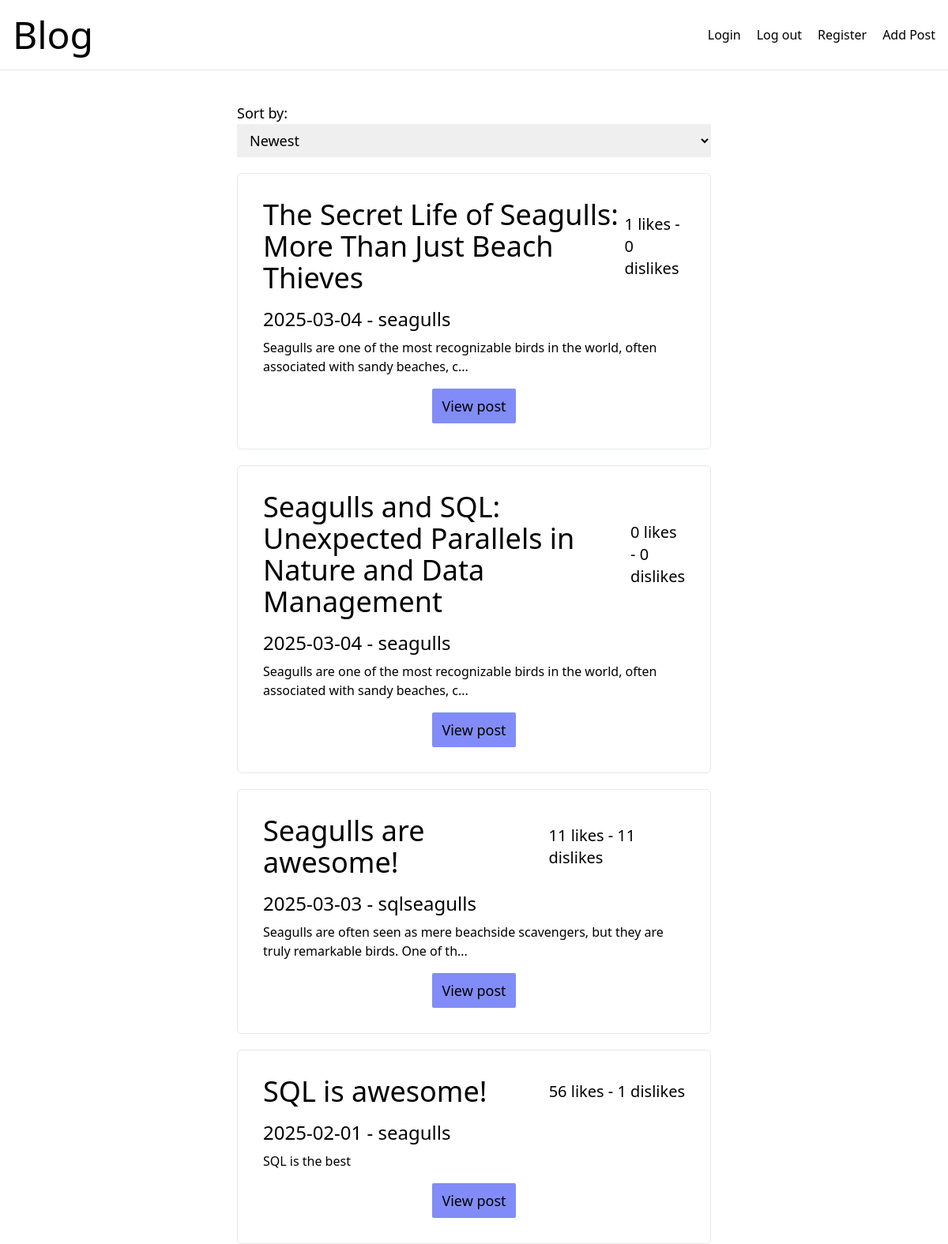
The app's page /, older data.
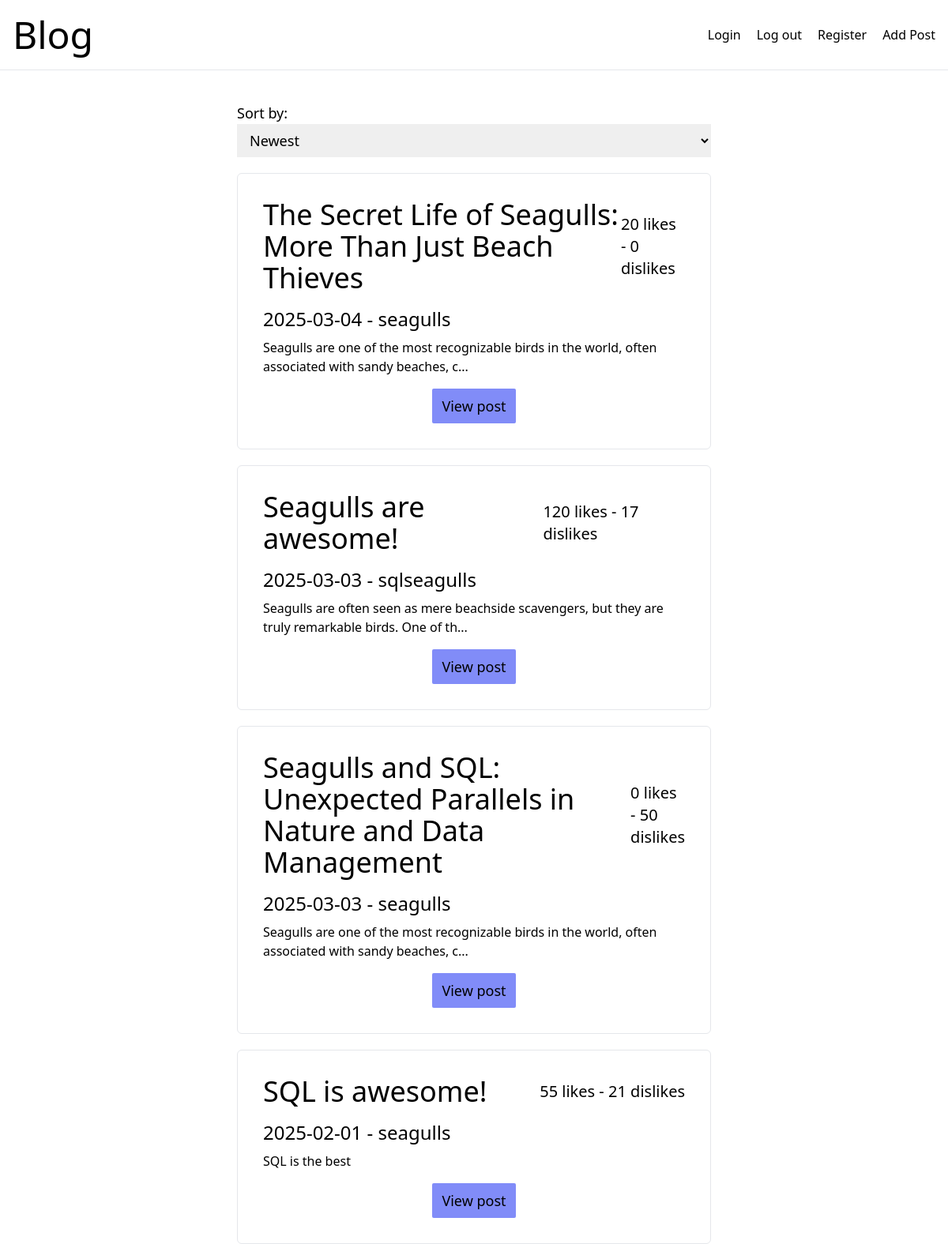
The same page, newer data.
### tables this page shows
CREATE TABLE `posts` (
  `id` int(11) unsigned NOT NULL AUTO_INCREMENT,
  `title` varchar(255) NOT NULL,
  `username_id` varchar(255) NOT NULL,
  `content` text DEFAULT NULL,
  `date_posted` date NOT NULL,
  `category_id` int(11) DEFAULT NULL,
  `likes` int(11) NOT NULL DEFAULT 0,
  `dislikes` int(11) NOT NULL DEFAULT 0,
  `time_posted` time NOT NULL,
  PRIMARY KEY (`id`)
);

CREATE TABLE `users` (
  `id` int(11) unsigned NOT NULL AUTO_INCREMENT,
  `username` varchar(255) NOT NULL,
  `password` char(60) NOT NULL,
  `email` varchar(255) NOT NULL,
  PRIMARY KEY (`id`)
);

### src/models/PostsModel.php (called while the page is built, shortened)
<?php
class PostsModel
{
    public PDO $db;
    public function __construct(PDO $db)
    {
        $this->db = $db;
    }
    public function getAll(string $postOrder): array
    {
        $order_by = "";
        if ($postOrder == 'newest'){
            $order_by = 'ORDER BY `date_posted` DESC';
        } elseif ($postOrder == 'oldest') {
            $order_by = 'ORDER BY `date_posted` ASC';
        } elseif ($postOrder == 'most_liked') {
            $order_by = 'ORDER BY `likes` DESC';
        } elseif ($postOrder == 'most_disliked') {
            $order_by = 'ORDER BY `dislikes` DESC';
        }
        $query = $this->db->prepare(
            "SELECT `posts`.`title`,
                        `posts`.`id`,
                        `posts`.`content`,
                        `posts`.`date_posted` ,
                        `posts`.`time_posted`,
                        `users`.`username`,
                        `posts`.`likes`,
                        `posts`.`dislikes`
                FROM `posts`
                JOIN `users` ON `users` . `id` = `posts` . `username_id`
                $order_by;");
        $query->setFetchMode(PDO::FETCH_CLASS, PostEntity::class);
        $query->execute();
        return $query->fetchAll();
    }
}

### src/services/PostDisplayService.php (the view, shortened to what this page needs)
<?php
class PostDisplayService
{
    static public function displayAllPosts(array $posts): string
    {
            $output = '';
            foreach ($posts as $post) {
                if (strlen($post->content) > 100){
                    $content = substr($post->content, 0,100);
                    $content .= '...';
                } else {
                    $content = $post->content;
                }
                $output .= '<article class="p-8 border border-solid rounded-md">';
                $output .= '<div class="flex justify-between items-center flex-col md:flex-row mb-4">';
                $output .= "<h2 class='text-4xl'>$post->title</h2>";
                $output .= "<span class='text-xl'>$post->likes likes - $post->dislikes dislikes</span>";
                $output .= '</div>';
                $output .= "<p class='text-2xl mb-2'>$post->date_posted - $post->username</p>";
                $output .= "<p>$content</p>";
                $output .= '<div class="flex justify-center">';
                $output .= "<a class='px-3 py-2 mt-4 text-lg bg-indigo-400 hover:bg-indigo-700 hover:text-white transition inline-block rounded-sm' href='singlePost.php?id={$post->id}'>View post</a>";
                $output .= '</div>';
                $output .= '</article>';
            }
        return $output;
    }
}

Row changes from the older to the newer data that the page shows:
changed posts "The Secret Life of Seagulls: More Than Just Beach Thieves": likes "1" → "20"
changed posts "Seagulls are awesome!": likes "11" → "120"; dislikes "11" → "17"; moves up the list
changed posts "Seagulls and SQL: Unexpected Parallels in Nature and Data Management": dislikes "0" → "50"; date_posted "2025-03-04" → "2025-03-03"
changed posts "SQL is awesome!": likes "56" → "55"; dislikes "1" → "21"
